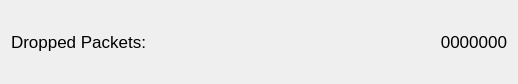
<?xml version="1.0" encoding="UTF-8"?>
<ui version="4.0">
 <class>DroppedPacketsWidget</class>
 <widget class="QWidget" name="DroppedPacketsWidget">
  <property name="geometry">
   <rect>
    <x>0</x>
    <y>0</y>
    <width>518</width>
    <height>84</height>
   </rect>
  </property>
  <property name="windowTitle">
   <string>DateWidget</string>
  </property>
  <layout class="QGridLayout" name="gridLayout">
   <item row="0" column="0">
    <widget class="QLabel" name="DroppedLabel">
     <property name="minimumSize">
      <size>
       <width>200</width>
       <height>0</height>
      </size>
     </property>
     <property name="font">
      <font>
       <pointsize>13</pointsize>
      </font>
     </property>
     <property name="text">
      <string>Dropped Packets:</string>
     </property>
     <property name="scaledContents">
      <bool>false</bool>
     </property>
     <property name="alignment">
      <set>Qt::AlignmentFlag::AlignJustify|Qt::AlignmentFlag::AlignVCenter</set>
     </property>
    </widget>
   </item>
   <item row="0" column="1">
    <widget class="QLabel" name="DroppedPackets">
     <property name="minimumSize">
      <size>
       <width>200</width>
       <height>0</height>
      </size>
     </property>
     <property name="maximumSize">
      <size>
       <width>16777215</width>
       <height>288</height>
      </size>
     </property>
     <property name="font">
      <font>
       <pointsize>13</pointsize>
      </font>
     </property>
     <property name="layoutDirection">
      <enum>Qt::LayoutDirection::LeftToRight</enum>
     </property>
     <property name="text">
      <string>0000000</string>
     </property>
     <property name="alignment">
      <set>Qt::AlignmentFlag::AlignRight|Qt::AlignmentFlag::AlignTrailing|Qt::AlignmentFlag::AlignVCenter</set>
     </property>
    </widget>
   </item>
  </layout>
 </widget>
 <resources/>
 <connections/>
</ui>
